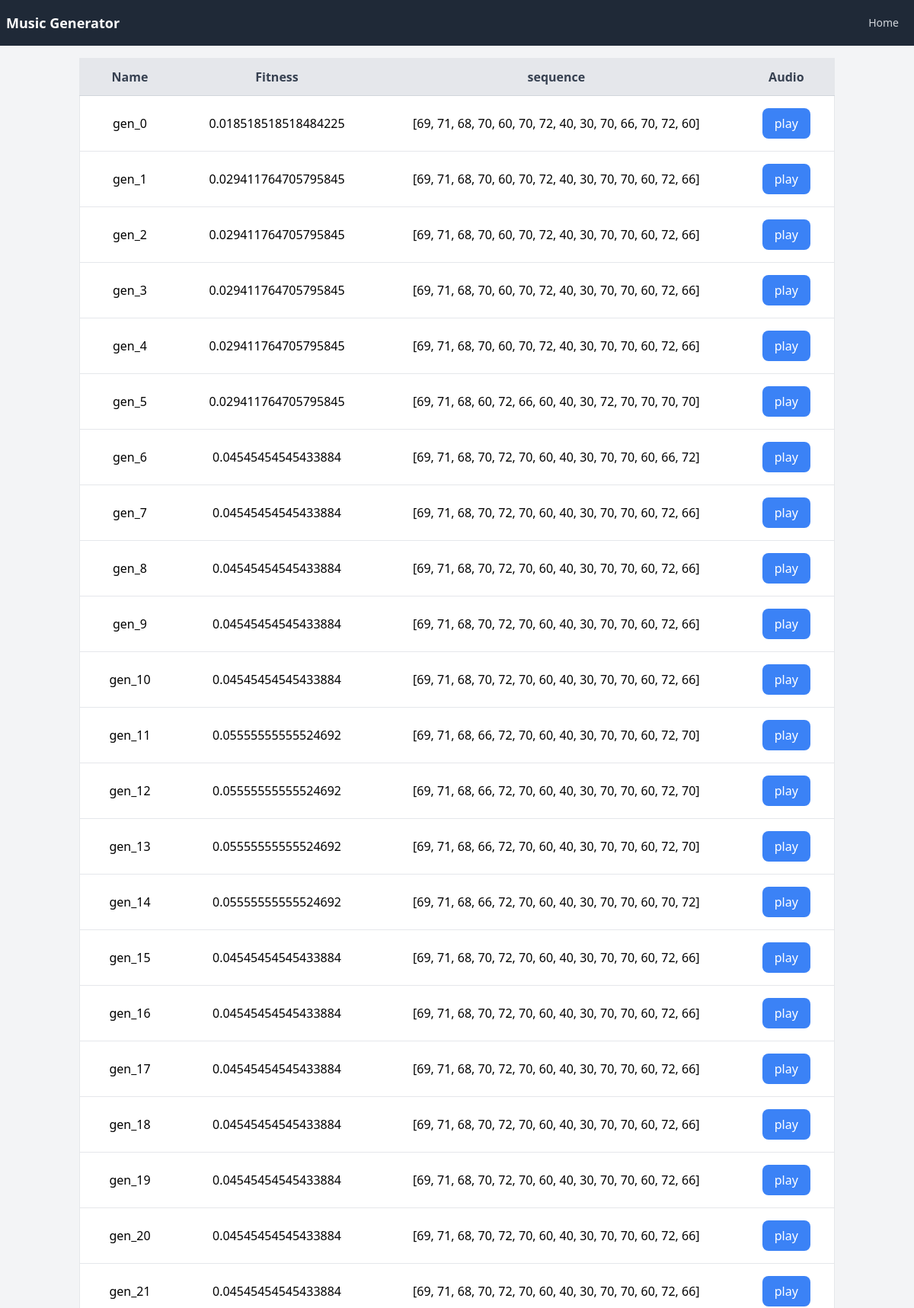
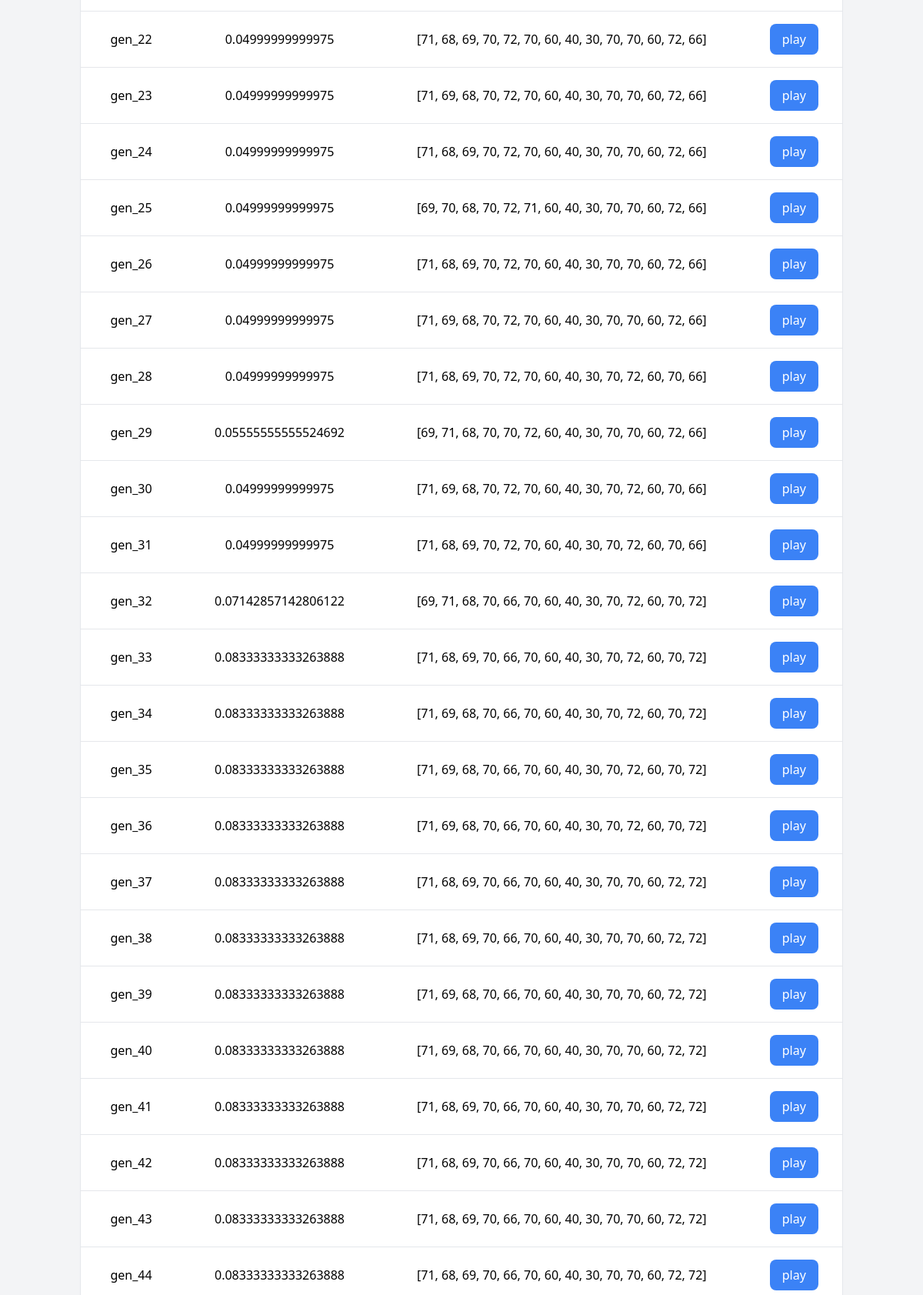
Page /result/ (upper part) on the committed database (2 pictures, top to bottom).
### music_sequence/models.py (models this page shows, shortened)
class MidiFile(models.Model):
    title = models.CharField(max_length=255, help_text="Enter a descriptive title for the MIDI file.")
    fitness = models.CharField(max_length=200, default='')
    sequence = models.CharField(max_length=200, default='')
    audio = models.FileField(upload_to='melody/', help_text="Upload a valid MIDI file (.mid).")

### music_sequence/views.py (the view)
# urls.py: path('result/', views.result, name='result'),
def result(request):
    midi_files = MidiFile.objects.all()
    return render(request, 'result.html', {'midi_files': midi_files})

### music_sequence/templates/result.html
{% extends 'base.html' %}
{% block content %}
<div class="flex items-center justify-center min-h-screen bg-gray-100">
  <div class="container mx-auto p-4">
    <div class="overflow-x-auto">
      <table class="min-w-full bg-white border border-gray-200 rounded-lg shadow-lg">
        <thead class="bg-gray-200">
          <tr>
            <th class="text-center px-6 py-3 border-b border-gray-300 text-gray-700">Name</th>
            <th class="text-center px-6 py-3 border-b border-gray-300 text-gray-700">Fitness</th>
            <th class="text-center px-6 py-3 border-b border-gray-300 text-gray-700">sequence</th>
            <th class="text-center px-6 py-3 border-b border-gray-300 text-gray-700">Audio</th>
          </tr>
        </thead>
        <tbody>
          {% for midi_file in midi_files %}
            <tr class="hover:bg-gray-50">
              <td class="px-6 py-4 border-b border-gray-200 text-center">{{ midi_file.title }}</td>
              <td class="px-6 py-4 border-b border-gray-200 text-center">{{ midi_file.fitness }}</td>
              <td class="px-6 py-4 border-b border-gray-200 text-center">{{ midi_file.sequence }}</td>
              <td class="px-6 py-4 border-b border-gray-200">
                <button
                  class="mx-auto bg-blue-500 text-white px-4 py-2 rounded-lg hover:bg-blue-600
                  focus:outline-none flex items-center justify-center space-x-2"
                  onclick="playDirect('{{ midi_file.audio.url }}')">
                  play
                </button>
              </td>
            </tr>
          {% endfor %}
        </tbody>
      </table>
    </div>
  </div>
</div>
{% endblock %}

### templates/base.html (shortened to what this page needs)
{% load static %}
<!DOCTYPE html>
<html lang="en">
<head>
  <link rel="stylesheet" href="{% static 'css/dist/output.css' %}">
</head>
<body class="min-w-[300px]">
  {% include 'nav.html' %}
  {% block content %}
  {% endblock %}
</body>
</html>

### templates/nav.html (shortened to what this page needs)
<nav class="bg-gray-800 px-2">
  <div class="flex items-center justify-between h-[60px]">
    <div class="flex items-center">
      <a href="#" class="text-white text-lg font-bold">Music Generator</a>
    </div>
    <div class="hidden md:block">
      <div class="ml-10 flex items-baseline space-x-4">
        <a href="{% url 'index' %}" class="text-gray-300 hover:bg-gray-700 hover:text-white px-3 py-2 rounded-md text-sm font-medium">Home</a>
      </div>
    </div>
  </div>
</nav>

### rows in the picture
MidiFile: title "gen_0", fitness "0.018518518518484225", sequence "[69, 71, 68, 70, 60, 70, 72, 40, 30, 70, 66, 70, 72, 60]"
MidiFile: title "gen_1", fitness "0.029411764705795845", sequence "[69, 71, 68, 70, 60, 70, 72, 40, 30, 70, 70, 60, 72, 66]"
MidiFile: title "gen_2", fitness "0.029411764705795845", sequence "[69, 71, 68, 70, 60, 70, 72, 40, 30, 70, 70, 60, 72, 66]"
MidiFile: title "gen_3", fitness "0.029411764705795845", sequence "[69, 71, 68, 70, 60, 70, 72, 40, 30, 70, 70, 60, 72, 66]"
MidiFile: title "gen_4", fitness "0.029411764705795845", sequence "[69, 71, 68, 70, 60, 70, 72, 40, 30, 70, 70, 60, 72, 66]"
MidiFile: title "gen_5", fitness "0.029411764705795845", sequence "[69, 71, 68, 60, 72, 66, 60, 40, 30, 72, 70, 70, 70, 70]"
MidiFile: title "gen_6", fitness "0.04545454545433884", sequence "[69, 71, 68, 70, 72, 70, 60, 40, 30, 70, 70, 60, 66, 72]"
MidiFile: title "gen_7", fitness "0.04545454545433884", sequence "[69, 71, 68, 70, 72, 70, 60, 40, 30, 70, 70, 60, 72, 66]"
MidiFile: title "gen_8", fitness "0.04545454545433884", sequence "[69, 71, 68, 70, 72, 70, 60, 40, 30, 70, 70, 60, 72, 66]"
MidiFile: title "gen_9", fitness "0.04545454545433884", sequence "[69, 71, 68, 70, 72, 70, 60, 40, 30, 70, 70, 60, 72, 66]"
MidiFile: title "gen_10", fitness "0.04545454545433884", sequence "[69, 71, 68, 70, 72, 70, 60, 40, 30, 70, 70, 60, 72, 66]"
MidiFile: title "gen_11", fitness "0.05555555555524692", sequence "[69, 71, 68, 66, 72, 70, 60, 40, 30, 70, 70, 60, 72, 70]"
MidiFile: title "gen_12", fitness "0.05555555555524692", sequence "[69, 71, 68, 66, 72, 70, 60, 40, 30, 70, 70, 60, 72, 70]"
MidiFile: title "gen_13", fitness "0.05555555555524692", sequence "[69, 71, 68, 66, 72, 70, 60, 40, 30, 70, 70, 60, 72, 70]"
MidiFile: title "gen_14", fitness "0.05555555555524692", sequence "[69, 71, 68, 66, 72, 70, 60, 40, 30, 70, 70, 60, 70, 72]"
MidiFile: title "gen_15", fitness "0.04545454545433884", sequence "[69, 71, 68, 70, 72, 70, 60, 40, 30, 70, 70, 60, 72, 66]"
MidiFile: title "gen_16", fitness "0.04545454545433884", sequence "[69, 71, 68, 70, 72, 70, 60, 40, 30, 70, 70, 60, 72, 66]"
MidiFile: title "gen_17", fitness "0.04545454545433884", sequence "[69, 71, 68, 70, 72, 70, 60, 40, 30, 70, 70, 60, 72, 66]"
MidiFile: title "gen_18", fitness "0.04545454545433884", sequence "[69, 71, 68, 70, 72, 70, 60, 40, 30, 70, 70, 60, 72, 66]"
MidiFile: title "gen_19", fitness "0.04545454545433884", sequence "[69, 71, 68, 70, 72, 70, 60, 40, 30, 70, 70, 60, 72, 66]"
MidiFile: title "gen_20", fitness "0.04545454545433884", sequence "[69, 71, 68, 70, 72, 70, 60, 40, 30, 70, 70, 60, 72, 66]"
MidiFile: title "gen_21", fitness "0.04545454545433884", sequence "[69, 71, 68, 70, 72, 70, 60, 40, 30, 70, 70, 60, 72, 66]"
MidiFile: title "gen_22", fitness "0.04999999999975", sequence "[71, 68, 69, 70, 72, 70, 60, 40, 30, 70, 70, 60, 72, 66]"
MidiFile: title "gen_23", fitness "0.04999999999975", sequence "[71, 69, 68, 70, 72, 70, 60, 40, 30, 70, 70, 60, 72, 66]"
MidiFile: title "gen_24", fitness "0.04999999999975", sequence "[71, 68, 69, 70, 72, 70, 60, 40, 30, 70, 70, 60, 72, 66]"
MidiFile: title "gen_25", fitness "0.04999999999975", sequence "[69, 70, 68, 70, 72, 71, 60, 40, 30, 70, 70, 60, 72, 66]"
MidiFile: title "gen_26", fitness "0.04999999999975", sequence "[71, 68, 69, 70, 72, 70, 60, 40, 30, 70, 70, 60, 72, 66]"
MidiFile: title "gen_27", fitness "0.04999999999975", sequence "[71, 69, 68, 70, 72, 70, 60, 40, 30, 70, 70, 60, 72, 66]"
MidiFile: title "gen_28", fitness "0.04999999999975", sequence "[71, 68, 69, 70, 72, 70, 60, 40, 30, 70, 72, 60, 70, 66]"
MidiFile: title "gen_29", fitness "0.05555555555524692", sequence "[69, 71, 68, 70, 70, 72, 60, 40, 30, 70, 70, 60, 72, 66]"
MidiFile: title "gen_30", fitness "0.04999999999975", sequence "[71, 69, 68, 70, 72, 70, 60, 40, 30, 70, 72, 60, 70, 66]"
MidiFile: title "gen_31", fitness "0.04999999999975", sequence "[71, 68, 69, 70, 72, 70, 60, 40, 30, 70, 72, 60, 70, 66]"
MidiFile: title "gen_32", fitness "0.07142857142806122", sequence "[69, 71, 68, 70, 66, 70, 60, 40, 30, 70, 72, 60, 70, 72]"
MidiFile: title "gen_33", fitness "0.08333333333263888", sequence "[71, 68, 69, 70, 66, 70, 60, 40, 30, 70, 72, 60, 70, 72]"
MidiFile: title "gen_34", fitness "0.08333333333263888", sequence "[71, 69, 68, 70, 66, 70, 60, 40, 30, 70, 72, 60, 70, 72]"
MidiFile: title "gen_35", fitness "0.08333333333263888", sequence "[71, 69, 68, 70, 66, 70, 60, 40, 30, 70, 72, 60, 70, 72]"
MidiFile: title "gen_36", fitness "0.08333333333263888", sequence "[71, 69, 68, 70, 66, 70, 60, 40, 30, 70, 72, 60, 70, 72]"
MidiFile: title "gen_37", fitness "0.08333333333263888", sequence "[71, 68, 69, 70, 66, 70, 60, 40, 30, 70, 70, 60, 72, 72]"
MidiFile: title "gen_38", fitness "0.08333333333263888", sequence "[71, 68, 69, 70, 66, 70, 60, 40, 30, 70, 70, 60, 72, 72]"
MidiFile: title "gen_39", fitness "0.08333333333263888", sequence "[71, 69, 68, 70, 66, 70, 60, 40, 30, 70, 70, 60, 72, 72]"
MidiFile: title "gen_40", fitness "0.08333333333263888", sequence "[71, 69, 68, 70, 66, 70, 60, 40, 30, 70, 70, 60, 72, 72]"
MidiFile: title "gen_41", fitness "0.08333333333263888", sequence "[71, 68, 69, 70, 66, 70, 60, 40, 30, 70, 70, 60, 72, 72]"
MidiFile: title "gen_42", fitness "0.08333333333263888", sequence "[71, 68, 69, 70, 66, 70, 60, 40, 30, 70, 70, 60, 72, 72]"
MidiFile: title "gen_43", fitness "0.08333333333263888", sequence "[71, 68, 69, 70, 66, 70, 60, 40, 30, 70, 70, 60, 72, 72]"
MidiFile: title "gen_44", fitness "0.08333333333263888", sequence "[71, 68, 69, 70, 66, 70, 60, 40, 30, 70, 70, 60, 72, 72]"
